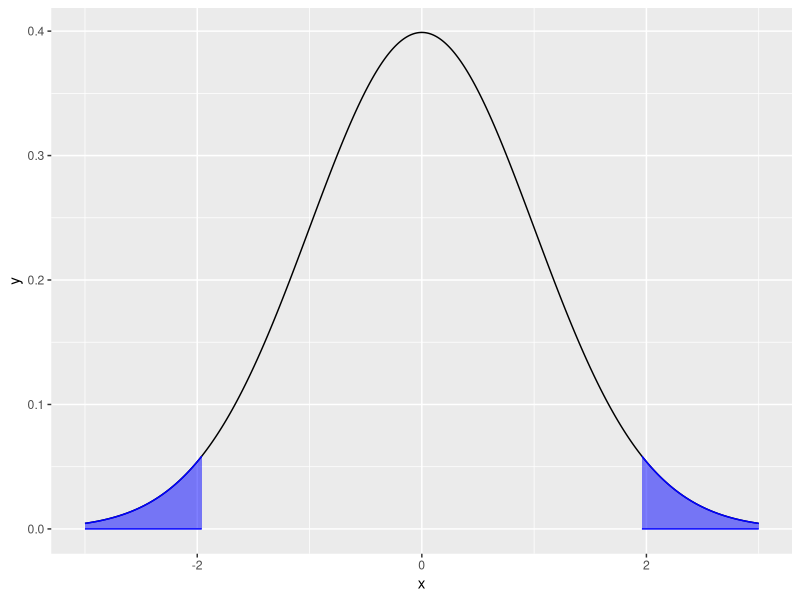
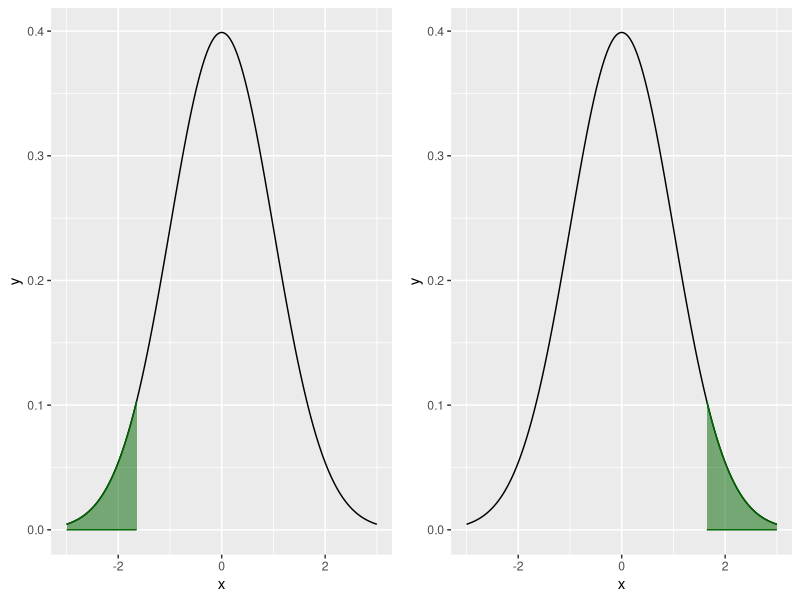
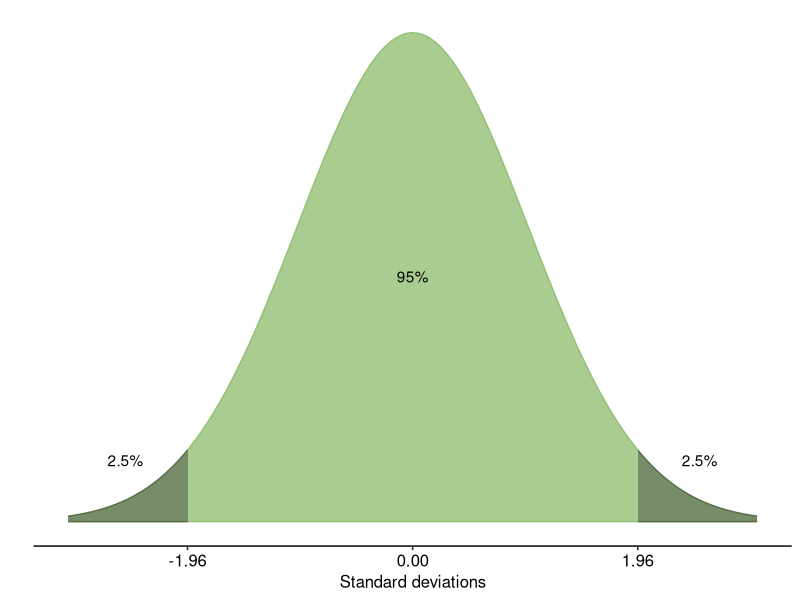
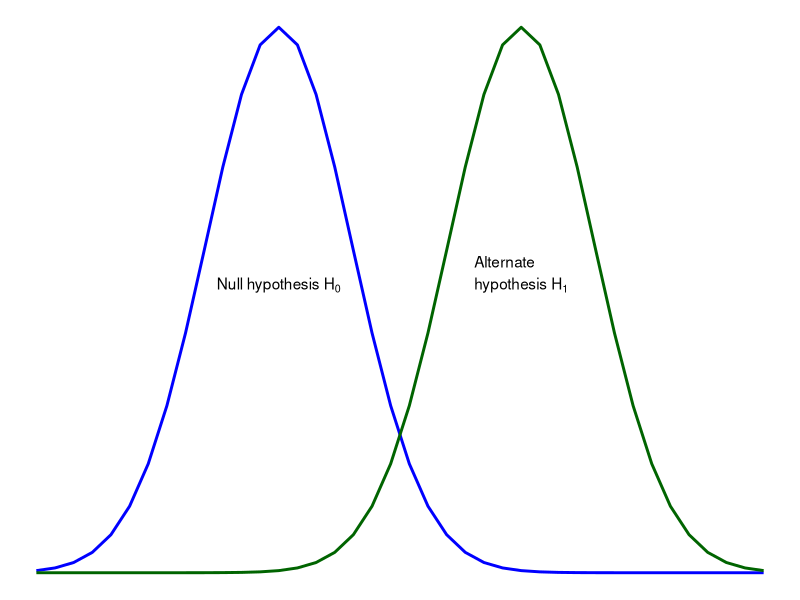
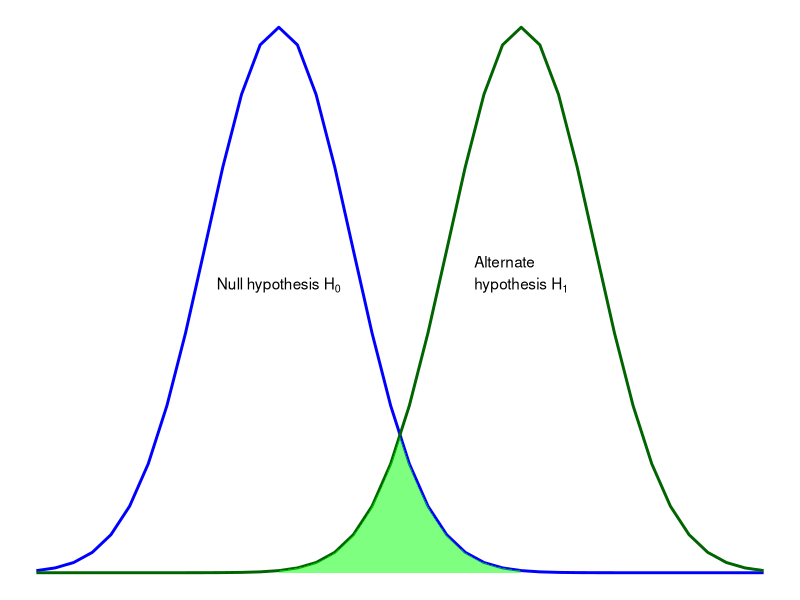
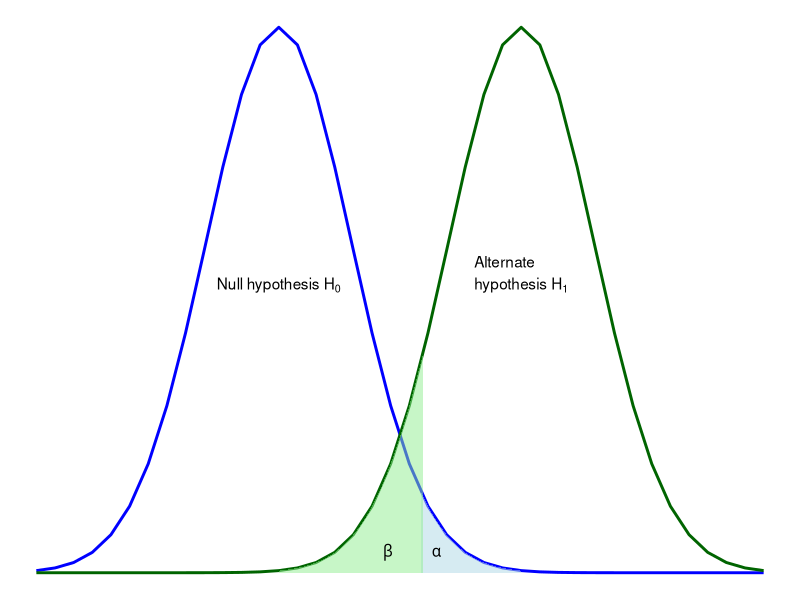
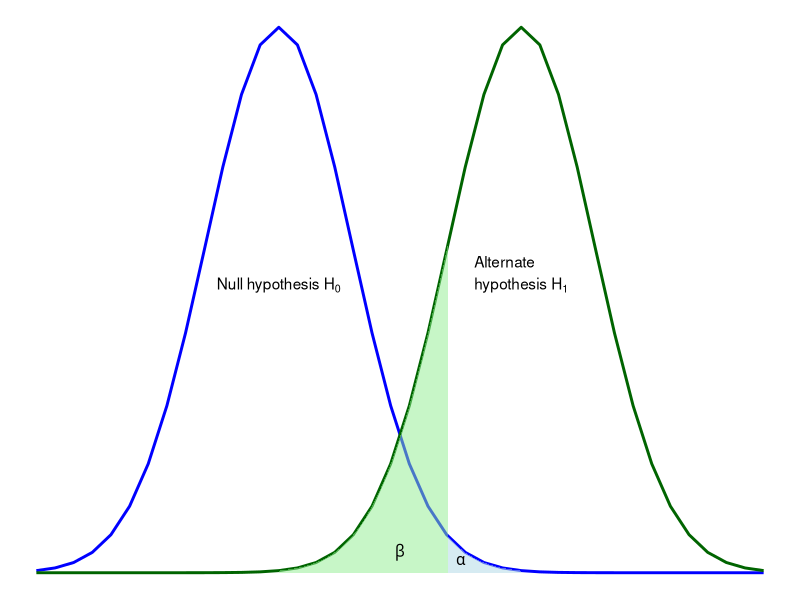
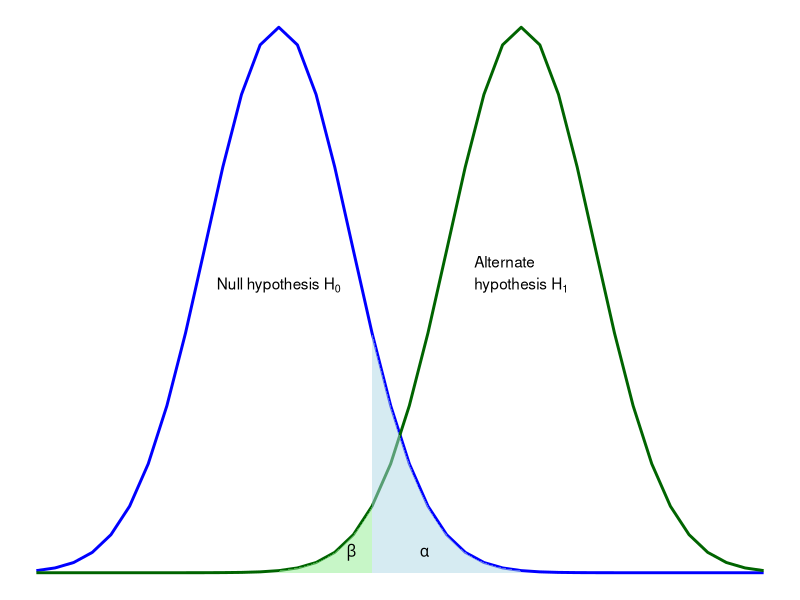

These figures' R source, in order:
## ---- chunk 1
library(tidyverse)
library(ggpubr)
library(here)
library(rstatix)

# i_am("code/bookdown/03-inferential.Rmd")
## ---- chunk 2
z_scores <- data.frame(
  x = seq(-3, 3, by = 0.01),
  y = dnorm(seq(-3, 3, by = 0.01))
)

ggplot(data = z_scores, aes(x, y)) + geom_line() +
  stat_function(fun = dnorm, xlim = c(-3, -1.96), geom = "area", fill = "blue", colour = "blue", alpha = 0.5) +
  stat_function(fun = dnorm, xlim = c(1.96, 3), geom = "area", fill = "blue", colour = "blue", alpha = 0.5)
## ---- chunk 3



cowplot::plot_grid(
  ggplot(data = z_scores, aes(x, y)) + geom_line() +
    stat_function(fun = dnorm, xlim = c(-3, -1.645), geom = "area", fill = "darkgreen", colour = "darkgreen", alpha = 0.5) ,
  
  ggplot(data = z_scores, aes(x, y)) + geom_line() +
    stat_function(fun = dnorm, xlim = c(1.645, 3), geom = "area", fill = "darkgreen", colour = "darkgreen", alpha = 0.5),
  ncol = 2
  ) 
## ---- chunk 4

## ---- chunk 5
norm_data <- data.frame(
  x = seq(-3, 3, length = 1001)
  ) %>%
  mutate(
    y = dnorm(x)
  )


ggplot(norm_data, aes(x, y)) + geom_line(linewidth = 1, colour = "transparent") +
  stat_function(fun = dnorm, xlim = c(1.96, 3), geom = "area", fill = "#556F44", alpha = 0.8, colour = "#556F44") +
  stat_function(fun = dnorm, xlim = c(-1.96, 1.96), geom = "area", fill = "#95BF74", alpha = 0.8, colour = "#95BF74") +
  stat_function(fun = dnorm, xlim = c(-3, -1.96), geom = "area", fill = "#556F44", alpha = 0.8, colour = "#556F44") +
  annotate("text", x = 0, y = 0.2, label = "95%") +
  annotate("text", x = 2.5, y = 0.05, label = "2.5%") +
  annotate("text", x = -2.5, y = 0.05, label = "2.5%") +
  theme_pubr() +
  labs(x = "Standard deviations", y = "") +
  theme(
    panel.grid.major = element_blank(), 
    panel.grid.minor = element_blank(),
    panel.background = element_rect(fill = "transparent",colour = NA),
    plot.background = element_rect(fill = "transparent",colour = NA),
    axis.line.y = element_blank(),
    axis.text.y = element_blank(),
    axis.ticks.y = element_blank()
  ) +
  scale_x_continuous(breaks = c(-1.96, 0, 1.96))
## ---- chunk 6
tibble(x = c(-15, 15)) %>%
  ggplot(aes(x = x)) +
  stat_function(fun = dnorm, args = list(mean = -5, sd = 3), 
                size = 1, colour = "blue", n = 40) +
  stat_function(fun = dnorm, args = list(mean = 5, sd = 3), 
                size = 1, colour = "darkgreen", n = 40) +
  theme_void() +
  annotate("text", x = -5, y = .07, label = expression("Null hypothesis"~H[0])) +
  annotate("text", x = 5, y = .07, label = expression("Alternate\nhypothesis"~H[1]))

## ---- chunk 7
tibble(x = c(-15, 15)) %>%
  ggplot(aes(x = x)) +
  stat_function(fun = dnorm, args = list(mean = -5, sd = 3), 
                size = 1, colour = "blue", n = 40) +
  stat_function(fun = dnorm, args = list(mean = 5, sd = 3), 
                size = 1, colour = "darkgreen", n = 40) +
  stat_function(fun = dnorm, args = list(mean = -5, sd = 3), 
                size = 1, fill = "green", geom = "area", 
                alpha = 0.5, n = 40, 
                xlim = c(0, 5)) +
  stat_function(fun = dnorm, args = list(mean = 5, sd = 3), 
                size = 1, fill = "green", geom = "area", 
                alpha = 0.5, n = 40, 
                xlim = c(0, -5)) +
  theme_void() +
  annotate("text", x = -5, y = .07, label = expression("Null hypothesis"~H[0])) +
  annotate("text", x = 5, y = .07, label = expression("Alternate\nhypothesis"~H[1]))

## ---- chunk 8

tibble(x = c(-15, 15)) %>%
  ggplot(aes(x = x)) +
  stat_function(fun = dnorm, args = list(mean = -5, sd = 3), 
                size = 1, colour = "blue", n = 40) +
  stat_function(fun = dnorm, args = list(mean = 5, sd = 3), 
                size = 1, colour = "darkgreen", n = 40) +
  stat_function(fun = dnorm, args = list(mean = -5, sd = 3), 
                size = 1, fill = "lightblue", geom = "area", 
                alpha = 0.5, n = 40, 
                xlim = c(qnorm(p = .975, mean = -5, sd = 3), 5)) +
  stat_function(fun = dnorm, args = list(mean = 5, sd = 3), 
                size = 1, fill = "lightgreen", geom = "area", 
                alpha = 0.5, n = 40, 
                xlim = c(1 - (qnorm(p = .05, mean = 5, sd = 3)), -5)) +
  theme_void() +
  annotate("text", x = -.5, y = .005, label = expression(beta)) +
  annotate("text", x = 1.5, y = .005, label = expression(alpha))+
  annotate("text", x = -5, y = .07, label = expression("Null hypothesis"~H[0])) +
  annotate("text", x = 5, y = .07, label = expression("Alternate\nhypothesis"~H[1]))
## ---- chunk 9
tibble(x = c(-15, 15)) %>%
  ggplot(aes(x = x)) +
  stat_function(fun = dnorm, args = list(mean = -5, sd = 3), 
                size = 1, colour = "blue", n = 40) +
  stat_function(fun = dnorm, args = list(mean = 5, sd = 3), 
                size = 1, colour = "darkgreen", n = 40) +
  stat_function(fun = dnorm, args = list(mean = -5, sd = 3), 
                size = 1, fill = "lightblue", geom = "area", 
                alpha = 0.5, n = 40, 
                xlim = c(qnorm(p = .99, mean = -5, sd = 3), 5)) +
  stat_function(fun = dnorm, args = list(mean = 5, sd = 3), 
                size = 1, fill = "lightgreen", geom = "area", 
                alpha = 0.5, n = 40, 
                xlim = c((qnorm(p = .99, mean = -5, sd = 3)), -5)) +
  theme_void() +
  annotate("text", x = 0, y = .005, label = expression(beta)) +
  annotate("text", x = 2.5, y = .003, label = expression(alpha))+
  annotate("text", x = -5, y = .07, label = expression("Null hypothesis"~H[0])) +
  annotate("text", x = 5, y = .07, label = expression("Alternate\nhypothesis"~H[1]))
## ---- chunk 10
tibble(x = c(-15, 15)) %>%
  ggplot(aes(x = x)) +
  stat_function(fun = dnorm, args = list(mean = -5, sd = 3), 
                size = 1, colour = "blue", n = 40) +
  stat_function(fun = dnorm, args = list(mean = 5, sd = 3), 
                size = 1, colour = "darkgreen", n = 40) +
  stat_function(fun = dnorm, args = list(mean = -5, sd = 3), 
                size = 1, fill = "lightblue", geom = "area", 
                alpha = 0.5, n = 40, 
                xlim = c(qnorm(p = .90, mean = -5, sd = 3), 5)) +
  stat_function(fun = dnorm, args = list(mean = 5, sd = 3), 
                size = 1, fill = "lightgreen", geom = "area", 
                alpha = 0.5, n = 40, 
                xlim = c((qnorm(p = .90, mean = -5, sd = 3)), -5)) +
  theme_void() +
  annotate("text", x = -2, y = .005, label = expression(beta)) +
  annotate("text", x = 1, y = .005, label = expression(alpha))+
  annotate("text", x = -5, y = .07, label = expression("Null hypothesis"~H[0])) +
  annotate("text", x = 5, y = .07, label = expression("Alternate\nhypothesis"~H[1]))
## ---- chunk 11


normdist_1 <- ggplot(norm_data, aes(x, y)) + geom_line(linewidth = 1, colour = "transparent") +
  stat_function(fun = dnorm, xlim = c(1.96, 3), geom = "area", fill = "#556F44", alpha = 0.8, colour = "#556F44") +
  stat_function(fun = dnorm, xlim = c(1, 1.96), geom = "area", fill = "#659B5E", alpha = 0.8, colour = "#659B5E") +
  stat_function(fun = dnorm, xlim = c(0, 1), geom = "area", fill = "#95BF74", alpha = 0.8, colour = "#95BF74") +
  stat_function(fun = dnorm, xlim = c(-1, 0), geom = "area", fill = "#95BF74", alpha = 0.8, colour = "#95BF74") +
  stat_function(fun = dnorm, xlim = c(-1.96, -1), geom = "area", fill = "#659B5E", alpha = 0.8, colour = "#659B5E") +
  stat_function(fun = dnorm, xlim = c(-3, -1.96), geom = "area", fill = "#556F44", alpha = 0.8, colour = "#556F44") +
  geom_segment(aes(x = 0, y = 0, xend = 0, yend = max(y)), colour = "#556F44") +
  annotate("text", x = 0.5, y = 0.2, label = "34.1%") +
  annotate("text", x = -0.5, y = 0.2, label = "34.1%") +
  annotate("text", x = 1.5, y = 0.05, label = "13.6%") +
  annotate("text", x = -1.5, y = 0.05, label = "13.6%") +
  annotate("text", x = 2.5, y = 0.05, label = "2.1%") +
  annotate("text", x = -2.5, y = 0.05, label = "2.1%") +
  theme_pubr() +
  labs(x = "Standard deviations", y = "") +
  theme(
    panel.grid.major = element_blank(), 
    panel.grid.minor = element_blank(),
    panel.background = element_rect(fill = "transparent",colour = NA),
    plot.background = element_rect(fill = "transparent",colour = NA),
    axis.line.y = element_blank(),
    axis.text.y = element_blank(),
    axis.ticks.y = element_blank()
  ) +
  scale_x_continuous(breaks = c(-1.96, 0, 1.96))

normdist_2 <- ggplot(norm_data, aes(x, y)) + geom_line(linewidth = 1, colour = "transparent") +
  stat_function(fun = dnorm, xlim = c(1.96, 3), geom = "area", fill = "#556F44", alpha = 0.8, colour = "#556F44") +
  stat_function(fun = dnorm, xlim = c(-1.96, 1.96), geom = "area", fill = "#95BF74", alpha = 0.8, colour = "#95BF74") +
  stat_function(fun = dnorm, xlim = c(-3, -1.96), geom = "area", fill = "#556F44", alpha = 0.8, colour = "#556F44") +
  annotate("text", x = 0, y = 0.2, label = "95%") +
  annotate("text", x = 2.5, y = 0.05, label = "2.5%") +
  annotate("text", x = -2.5, y = 0.05, label = "2.5%") +
  theme_pubr() +
  labs(x = "Standard deviations", y = "") +
  theme(
    panel.grid.major = element_blank(), 
    panel.grid.minor = element_blank(),
    panel.background = element_rect(fill = "transparent",colour = NA),
    plot.background = element_rect(fill = "transparent",colour = NA),
    axis.line.y = element_blank(),
    axis.text.y = element_blank(),
    axis.ticks.y = element_blank()
  ) +
  scale_x_continuous(breaks = c(-1.96, 0, 1.96))


cowplot::plot_grid(normdist_1, normdist_2)
## ---- chunk 12
norm_data <- data.frame(
  x = seq(-3, 3, length = 1001)
  ) %>%
  mutate(
    y = dnorm(x)
  )


ci_figure <- ggplot(norm_data, aes(x, y)) + geom_line(size = 1, colour = "transparent") +
  stat_function(fun = dnorm, xlim = c(1.96, 3), geom = "area", fill = "#3d7ab8", alpha = 0.8, colour = "#3d7ab8") +
  stat_function(fun = dnorm, xlim = c(-1.96, 1.96), geom = "area", fill = "#7fbaf5", alpha = 0.8, colour = "#7fbaf5") +
  stat_function(fun = dnorm, xlim = c(-3, -1.96), geom = "area", fill = "#3d7ab8", alpha = 0.8, colour = "#3d7ab8") +
  annotate("text", x = 0, y = 0.2, label = "95% of sample means\nwill fall within this range") +
  # annotate("text", x = 2.5, y = 0.05, label = "2.5%") +
  # annotate("text", x = -2.5, y = 0.05, label = "2.5%") +
  theme_pubr() +
  labs(x = "Standard errors", y = "") +
  theme(
    panel.grid.major = element_blank(), 
    panel.grid.minor = element_blank(),
    panel.background = element_rect(fill = "transparent",colour = NA),
    plot.background = element_rect(fill = "transparent",colour = NA),
    axis.line.y = element_blank(),
    axis.text.y = element_blank(),
    axis.ticks.y = element_blank()
  ) +
  scale_x_continuous(breaks = c(-1.96, 0, 1.96))

ci_figure
